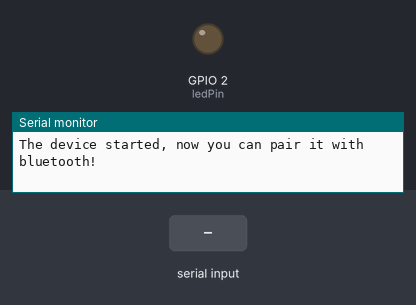
The sketch below on a simulated ESP32. Parts: output pins drawn as LEDs (lit = HIGH), the last lines printed to the serial monitor. The inputs (shaded band) are chosen by the test bench. Nothing arrives over Bluetooth unless stated.

Above: at 1.2 s.
1.3 s: "on\n" received over the second serial link
At 2.5 s:
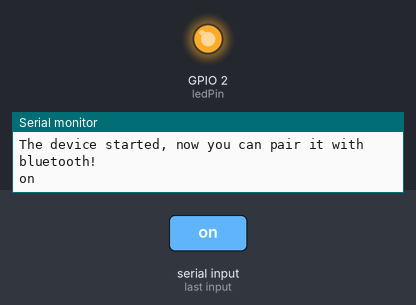
2.8 s: "off\n" received over the second serial link
At 3.5 s:
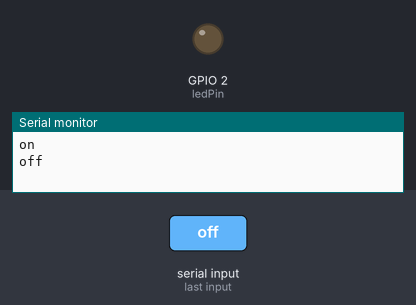
Timing chart, 0 to 5.8 s (numbered marks = the images above; inputs shaded):
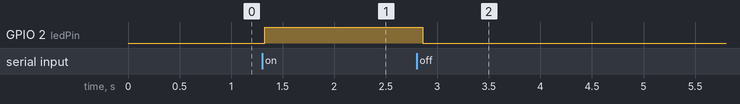

The sketch:

BLUETOOTH_CONTROL_LED.ino
```cpp
#include "BluetoothSerial.h"

#if !defined(CONFIG_BT_ENABLED) || !defined(CONFIG_BLUEDROID_ENABLED)
#error Bluetooth is not enabled! Please run `make menuconfig` to and enable it
#endif

#define ledPin 2

BluetoothSerial SerialBT;


// Handle received and sent messages
String message = "";
char incomingChar;

void setup() {
  pinMode(ledPin, OUTPUT);
  Serial.begin(115200);
  SerialBT.begin("ESP32"); //Bluetooth device name
  Serial.println("The device started, now you can pair it with bluetooth!");
}
void loop() {
 if (SerialBT.available()){
    char incomingChar = SerialBT.read();
    if (incomingChar != '\n'){
      message += String(incomingChar);
    }
    else{
      message = "";
    }
    Serial.write(incomingChar);
  }
  // Check received message and control output accordingly
  if (message =="on"){
    digitalWrite(ledPin, HIGH);
  }
  else if (message =="off"){
    digitalWrite(ledPin, LOW);
  }
  delay(20);
}
```

Measured:
- after the input at 1.3 s, GPIO 2 (ledPin): LOW → HIGH at once
- after the input at 2.8 s, GPIO 2 (ledPin): HIGH → LOW after 0.06 s
